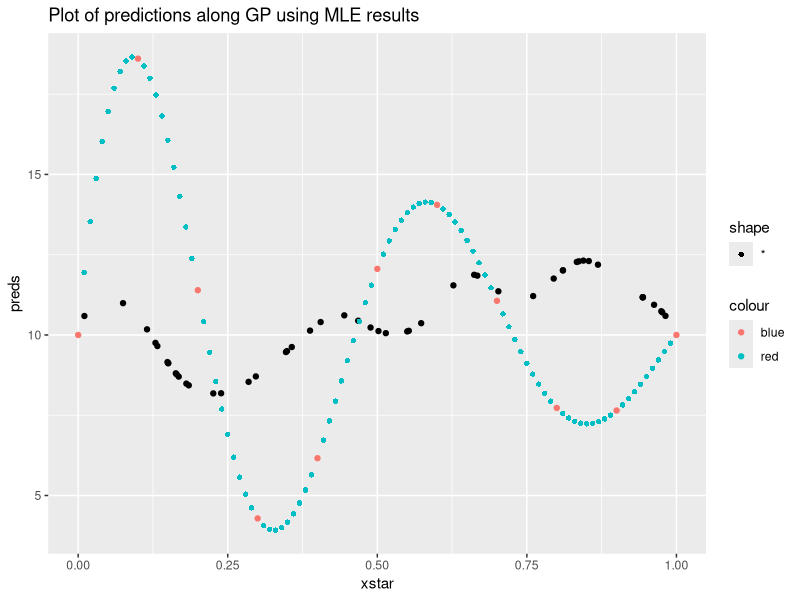
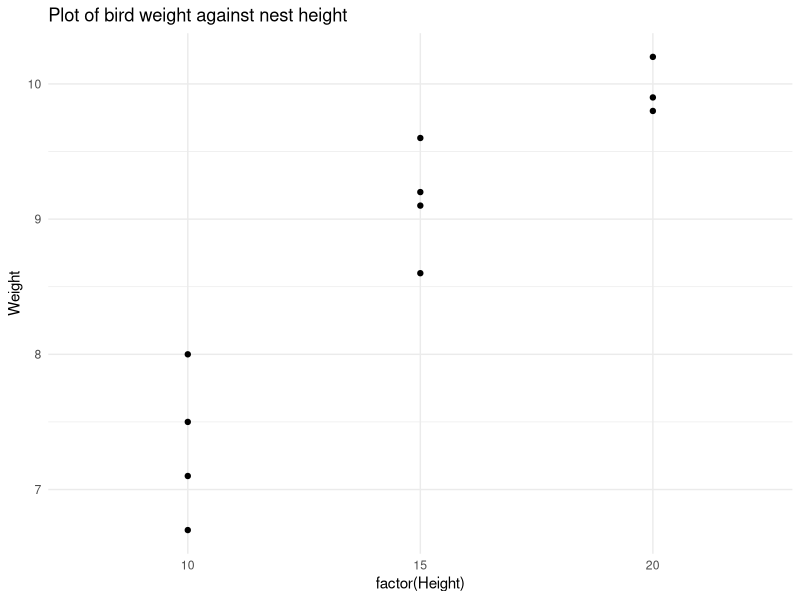
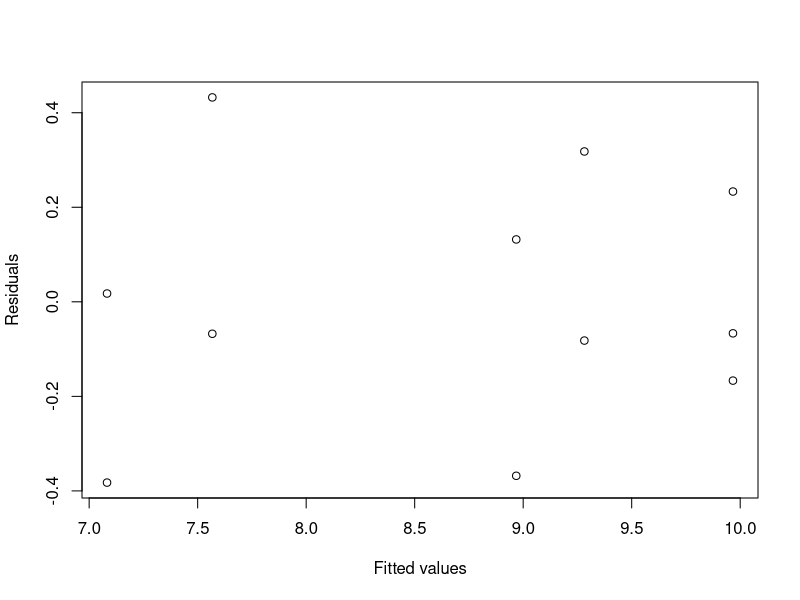

The R source for these figures, in order: (Note: this script raises an error after producing the figures.)
## ---- chunk 1
library(tidyverse)

# Step 0: set up as before
set.seed(1)
x <- seq(0, 1, by = 0.1)
e <- rnorm(n = 11, sd = 2)

y <- 10*sin(4*pi*x^0.9)*exp(-1.5*x) + 10 + e
yact <- 10*sin(4*pi*x^0.9)*exp(-1.5*x) + 10
## ---- chunk 2
covCalcBasic <- function(x1, x2){
  # Calculate the covariance between two given points
  
  # Get the y values
  locx1 <- which(x == x1)
  y1 <- y[locx1]
  
  locx2 <- which(x == x2)
  y2 <- y[locx2]
  
  # Compute covariance between the y values
  xvec <- c(x1, x2)
  yvec <- c(y1, y2)
  xbar <- mean(xvec)
  ybar <- mean(yvec)
  num <- sum((xvec - xbar)*(yvec - ybar)) # / (n-1) but n = 2
  
  
  # Return results
  return(num)
}
covCalcBasic(0.4, 0.4)

covCalcGaussian <- function(x1, x2, theta){
  
  covPW <- exp(-theta * (x1 - x2) ^ 2) # 1 dimensional predictors, given theta
  return(covPW)
}
## ---- chunk 3
covMatrixCalcBasic <- function(fullX, fullY){
  # Takes the two full vectors and calculates the covariance between the them pointwise
  
  # Create the matrix
  nrow <- length(fullX)
  ncol <- length(fullY)
  if(nrow != ncol){
    print("Not covariance function eligible")
    return(NA)
  }
  
  covMatrix <- matrix(0, nrow = nrow, ncol = ncol)
  
  # Fill the matrix with values
  for(i in 1:nrow){
    for(j in 1:ncol){
      covMatrix[i, j] <- covCalcBasic(x[i], x[j])
    }
  }
  return(covMatrix)
}

myResult <- covMatrixCalcBasic(x, y)
myResult

covMatrixGaussian <- function(fullX, fullY, sigmaz, sigmae, theta){
  
  # Create the matrix
  nrow <- length(fullX)
  ncol <- length(fullY)
  if(nrow != ncol){
    print("Not covariance function eligible")
    return(NA)
  }
  covMatrix <- matrix(0, nrow, ncol)
  
  # Fill the matrix with values
  for(i in 1:nrow){
    for(j in 1:ncol){
      covMatrix[i, j] <- covCalcGaussian(x[i], x[j], theta)
    }
  }
  sysCov <- sigmaz^2 * covMatrix + sigmae^2 * diag(dim(covMatrix)[1]) # Covariance of system depends on noise and signal
  return(sysCov)  
}
covMatrixG <- covMatrixGaussian(x, y, 1, 1, theta = 2)

## ---- chunk 4
# Note first that cov(z(xi), z(xj)) = sigma_z^2 * r(xi, xj) where r(xi, xj) is the squared exponential
# I am also allowed to use 1 as the value for the variance components 
# This simplifies cov(z(xi), z(xj)) = r(xi, xj) where r(xi, xj)
invCov <- solve(covMatrixG)

# Other theta test
covMatrixTest <- covMatrixGaussian(x, y, sigmaz = 1, sigmae = 1, theta = 2)

## ---- chunk 5
likeFunction <- function(mu, theta, sigmaz, sigmae ){
  # Function calculates likelihood value given parameter values
  
  # Covariance structure
  covMatrix <- covMatrixGaussian(x, y, sigmaz, sigmae, theta)
  n <- dim(covMatrix)[1]
  sysCov <- sigmaz^2 * covMatrix + sigmae^2 * diag(n)
  
  # Likelihood components
  detSigma <- det(covMatrix)
  invSigma <- solve(covMatrix)
  muvec <- rep(mu, n = length(mu))
  exponent <- t(y - muvec) %*% invSigma %*% (y - muvec)
  
  # Likelihood
  likelihood <- (1 / sqrt(2* pi* detSigma))^(n/2)* exp(exponent)
  
  return(likelihood)
}


nllFunction <- function(mu, sigmaz, sigmae, theta ){
  # Function calculates likelihood value given parameter values
  
  # Covariance structure
  covMatrix <- covMatrixGaussian(x, y, sigmaz, sigmae, theta)
  n <- dim(covMatrix)[1]
  sysCov <- sigmaz^2 * covMatrix + sigmae^2 * diag(n)
  
  # Log likelihood requirements
  detSigma <- det(covMatrix)
  invSigma <- solve(covMatrix)
  muvec <- rep(mu, n = length(mu))
  exponent <- -1*t(y - mu) %*% invSigma %*% (y - mu) / 2

  # Likelihood and negative log likelihood
  loglike <- log(1 / sqrt(2* pi* detSigma)) + exponent
  nll <- -1 * loglike
  
  return(nll)
}
nllFunction(mu = 1, theta = .55, sigmaz = 1, sigmae = 1)
## ---- chunk 6
library(stats4)
mleResults <- mle(nllFunction, start = list(mu = mean(y), theta = 2), fixed = list(sigmaz = 1, sigmae = 1))
# Adjustment suggestions found here: https://stackoverflow.com/questions/28185387/non-finite-finite-difference-value-many-data-become-inf-and-na-after-exponentia
## ---- chunk 7
set.seed(2)
xstar <- runif(50)

# Write new covariance matrix setup as prediction requires multiplication by sigmaz after choleski
predCovMatrix <- function(fullX, theta){
  print(theta)
  nrow <- length(fullX)
  print(nrow)
  covMatrix <- matrix(0, nrow, nrow)
  
  # Fill the matrix with values
  for(i in 1:nrow){
    for(j in 1:nrow){
      covMatrix[i, j] <- covCalcGaussian(fullX[i], fullX[j], theta)
    }
  }
  return(covMatrix)
}

R <- predCovMatrix(xstar, mleResults@coef[[2]]) # Calculate covariance matrix at MLE, R
L <- chol(R + diag(10^(-10), dim(R)[1])) # Take the Choleski decomposition
L <- t(L) # Set L to be L transpose
w <- as.matrix(rnorm(50)) # Generate the same number of random normals as we have predictions of interest
sigma_z <- 1 # Using sigma_z fixed at 1
z <- sigma_z * L %*% w

# Prediction is now at muhat + z
preds <- mleResults@coef[[1]] + z
predData <- data.frame(xstar, preds)

# Actual, for comparison
actualData <- data.frame(x, yact)
xAll <- seq(0, 1, 0.01)
yFull <- 10*sin(4*pi*xAll^0.9)*exp(-1.5*xAll) + 10
moreData <- data.frame(xAll, yFull)


# Plot shows it is not currently working
# Need to get the process to filter through the fixed points. Something a little funky
predData %>% ggplot(aes(xstar, preds)) + geom_point() +ggtitle("Plot of predictions along GP using MLE results") + geom_point(data = moreData, aes(x = xAll, y = yFull, shape = "*", col = "red")) + geom_point(data = actualData, aes(x, yact, col = "blue"))
## ---- chunk 8
# Bird work
Nest <- c(1, 1, 2, 2, 3, 3, 4, 4, 5, 5, 5)
Height <- c(10, 10, 10, 10, 15, 15, 15, 15, 20, 20, 20)
Weight <- c(7.5, 8.0, 7.1, 6.7, 9.1, 8.6, 9.6, 9.2, 9.9, 9.8, 10.2)
birds <- data.frame(Nest, Height, Weight)
## ---- chunk 9
# Plot the data
birds %>% ggplot(aes(factor(Height), Weight)) + 
  geom_point() +
  ggtitle("Plot of bird weight against nest height") +
  theme_minimal()

## ---- chunk 10
library(lme4)
birds <- birds %>% mutate(Height = factor(Height),
                 Nest = factor(Nest))
linMixModel <- lmer(Weight ~ Height + (1 | Nest), data = birds, REML = FALSE)
summary(linMixModel)
plot(fitted(linMixModel), residuals(linMixModel), xlab = "Fitted values", ylab = "Residuals")

# Slightly different Mixed model
linRandSlope <- lmer(Weight ~ Height + (1 + Height | Nest), data = birds, REML = FALSE)
summary(linRandSlope)

# Compare the mixed effects
anova(linMixModel, linRandSlope)

# Out of curiosity, compare Mixed effects model to linear regression
standardLM <- lm(Weight ~ Height + Nest, data = birds)
summary(standardLM)
BIC(standardLM)
AIC(standardLM)
